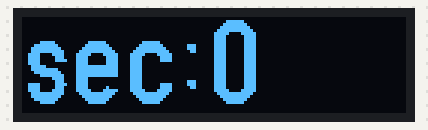
Simulated run of this sketch. Board: Arduino Uno, built with avr-gcc and run on an emulated ATmega328P. On the bench: 128×32 one-colour display.

Above: at 0.1 s.
At 4.2 s:
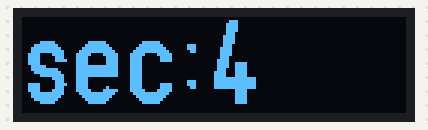
At 9.1 s:
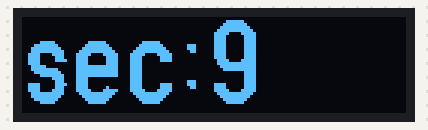
At 18.1 s:
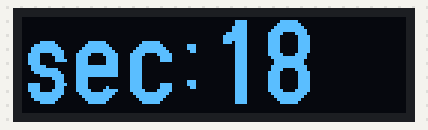
At 26.1 s:
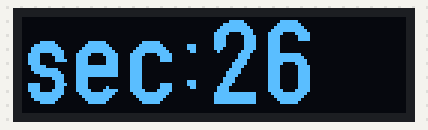
At 37.1 s:
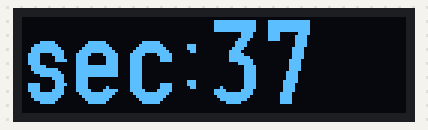

The sketch:

lab13B1.ino
```cpp
#include <Arduino.h>
#include <U8g2lib.h>

U8G2_SSD1306_128X32_UNIVISION_F_HW_I2C u8g2(U8G2_R0);
int time_sec;
char str [20];

 void setup(void) {
   u8g2.begin();
   time_sec=0;
}

void loop() {
  // put your main code here, to run repeatedly:
  time_sec=millis()/1000;
  sprintf(str,"sec:%d", time_sec);

  u8g2.clearBuffer();          // clear the internal memory
  u8g2.setFont(u8g2_font_logisoso28_tr);  // choose a suitable font at https://github.com/olikraus/u8g2/wiki/fntlistall
  u8g2.drawStr(0,29,str);  // write something to the internal memory
  u8g2.sendBuffer();         // transfer internal memory to the display
  delay(100);
}
```

Measured:
- what the display in image 1 shows lasts 1.1 s, from 4.1 s to 5.2 s
